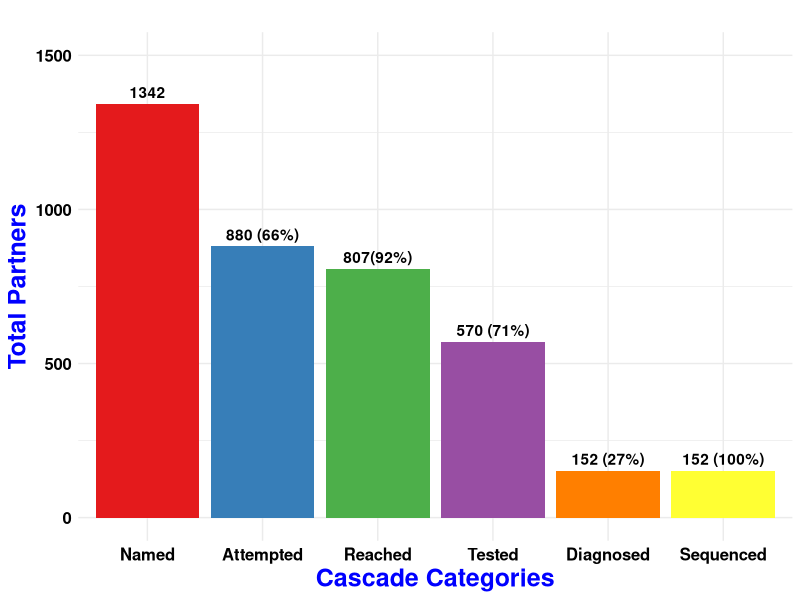
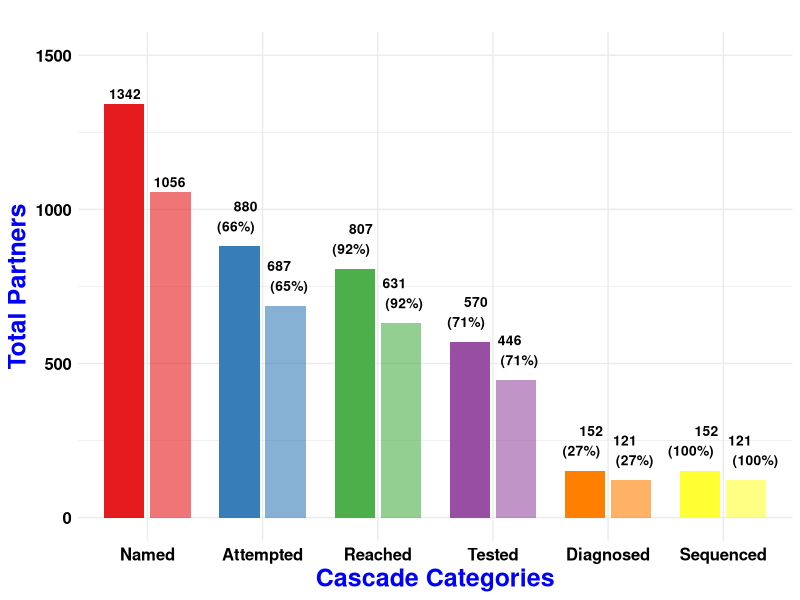

Source code (R) for these figures, in order:
rm(list=ls())

# Loading necessary libraries
library(tidyr)
library(ggplot2)
library(RColorBrewer)
library(here)

# Structuring the data with the average values
overall_data <- data.frame(
  Category = c("Named_Mean", "Contact_Attempted_Mean", "Reached_Mean", "Tested_Mean", "Diagnosed_Mean", "Sequenced_Mean"),
  Value = c(1342, 880, 807, 570, 152, 152)
)

# Adjusting the factor levels and labels for the Category column
overall_data$Category <- factor(overall_data$Category, 
                                levels = c("Named_Mean", 
                                           "Contact_Attempted_Mean",
                                           "Reached_Mean",
                                           "Tested_Mean",
                                           "Diagnosed_Mean",
                                           "Sequenced_Mean"),
                                labels = c("Named", 
                                           "Attempted",
                                           "Reached",
                                           "Tested", 
                                           "Diagnosed", 
                                           "Sequenced"))

# Color settings
set1_colors <- brewer.pal(6, "Set1")
levels_to_colors <- c("Named", "Attempted", "Reached", "Tested", "Diagnosed", "Sequenced")
my_colors <- setNames(set1_colors, levels_to_colors)


# Create the labels
labels_n = c("1342", "880 (66%)", "807(92%)", 
            "570 (71%)", "152 (27%)", "152 (100%)")

# Updated plot code
p_overall <- ggplot(overall_data, aes(x = Category, y = Value, fill = Category)) +
  geom_bar(stat = "identity", position = "dodge") +
  geom_text(aes(label=labels_n), vjust=-0.5, 
            #size=6, 
            fontface="bold") +
  labs(title = "",
       y = "Total Partners",
       x = "Cascade Categories") +
  scale_fill_manual(values=my_colors) +  # Setting colors manually
  scale_y_continuous(limits = c(0, 1500)) +
  theme_minimal() +
  theme(
    plot.title = element_text(size = 12, face = "bold"),
    axis.title.x = element_text(size = 18, face = "bold", color = "blue"),
    axis.title.y = element_text(size = 18, face = "bold", color = "blue"),
    axis.text.y = element_text(size = 12, face = "bold", color = "black"),
    axis.text.x = element_text(size = 12, face = "bold", color = "black"),
    legend.position = "none"   # This will remove the legend
  )

print(p_overall)

# Save plot
loc_to_save <- here("manuscript-viz", "overall_cascade.pdf")
ggsave(loc_to_save, plot = p_overall, 
      width = 8, height = 6, dpi = 300)

# RDS for multipanel plot
saveRDS(list(p_overall=p_overall, 
             labels_n=labels_n),
        file = here("manuscript-viz", "p_overall.rds"))

###
## Add bars to show cascade among overlapping persons as well
###

# The same as before
overall_data <- data.frame(
  Category = c("Named_Mean", "Contact_Attempted_Mean", "Reached_Mean", "Tested_Mean", "Diagnosed_Mean", "Sequenced_Mean"),
  Value = c(1342, 880, 807, 570, 152, 152)
)

overlapping_data <- data.frame(
  Category = c("Named_Mean", "Contact_Attempted_Mean", "Reached_Mean", "Tested_Mean", "Diagnosed_Mean", "Sequenced_Mean"),
  Value = c(1056, 687, 631, 446, 121, 121)
)

# Explicitly add "\n" for manual line breaks
overall_labels <- c("1342", "880\n(66%)", "807\n(92%)", "570\n(71%)", "152\n(27%)", "152\n(100%)")
overlapping_labels <- c("1056", "687\n(65%)", "631\n(92%)", "446\n(71%)", "121\n(27%)", "121\n(100%)")

# Combine both datasets
combined_data <- rbind(
  cbind(overall_data, Group = "Overall"),
  cbind(overlapping_data, Group = "Overlapping")
)

# Adjust the factor levels and labels for better ordering in the plot
combined_data$Category <- factor(combined_data$Category, 
                                 levels = c("Named_Mean", 
                                            "Contact_Attempted_Mean",
                                            "Reached_Mean",
                                            "Tested_Mean",
                                            "Diagnosed_Mean",
                                            "Sequenced_Mean"),
                                 labels = c("Named", 
                                            "Attempted",
                                            "Reached",
                                            "Tested", 
                                            "Diagnosed", 
                                            "Sequenced"))

                                            
# Updated plot with explicit line breaks
p_combined <- ggplot(combined_data, aes(x = Category, y = Value, fill = Category)) +
  geom_bar(aes(alpha = Group), stat = "identity", position = position_dodge(width = 0.8), width = 0.7) +
  geom_text(aes(label = ifelse(Group == "Overall", overall_labels, overlapping_labels)), 
            vjust = -0.5, fontface = "bold", size = 3.5,  # Adjust size for better fit
            hjust = ifelse(combined_data$Group == "Overall", 1.2, -0.2), 
            position = position_dodge(width = 0.8)) +  
  labs(title = "",
       y = "Total Partners",
       x = "Cascade Categories") +
  scale_fill_manual(values = set1_colors) +  # Keep Set1 colors
  scale_alpha_manual(values = c(1, 0.6)) +   # Use alpha to differentiate between Overall and Overlapping
  scale_y_continuous(limits = c(0, 1500)) +
  theme_minimal() +
  theme(
    plot.title = element_text(size = 12, face = "bold"),
    axis.title.x = element_text(size = 18, face = "bold", color = "blue"),
    axis.title.y = element_text(size = 18, face = "bold", color = "blue"),
    axis.text.y = element_text(size = 12, face = "bold", color = "black"),
    axis.text.x = element_text(size = 12, face = "bold", color = "black"),
    legend.position = "none"   # Remove legend since the Group is represented with alpha
  )

print(p_combined)

# Save updated plot
loc_to_save_combined <- here("manuscript-viz", "combined_cascade_manual_linebreaks.pdf")
ggsave(loc_to_save_combined, plot = p_combined, 
       width = 8, height = 6, dpi = 300)

saveRDS(p_combined, file = here("manuscript-viz", "p_combined_manual_linebreaks.rds"))
saveRDS(overall_labels, file = here("manuscript-viz", "overall_labels.rds"))
saveRDS(overlapping_labels, file = here("manuscript-viz", "overlapping_labels.rds"))
